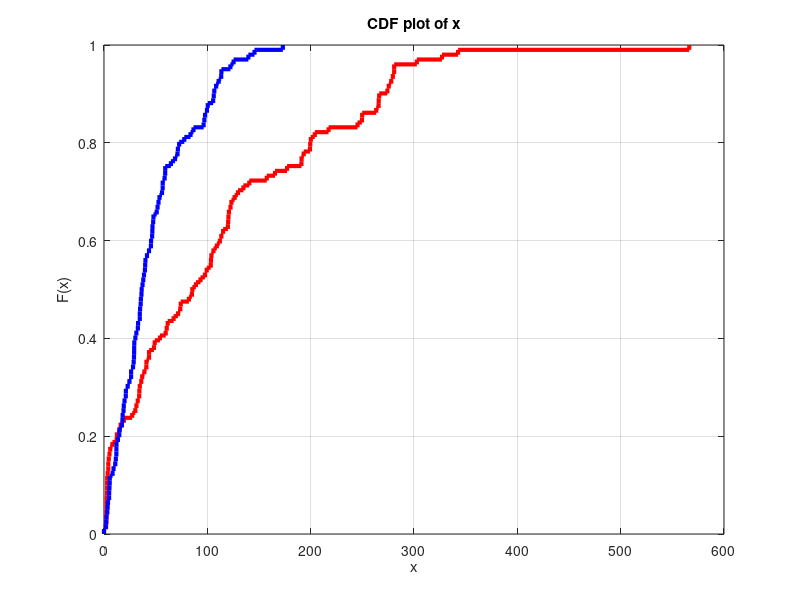

Source code (MATLAB): (Note: this script raises an error after producing the figure.)
%%%%%%%%%%%%%%%%%%%%%%%%%%%%%%%%%%%%%%%%%%%%%%%%%%%%%%%%%%%%%%%%%%%%%%%%%
% cdf for the linear and nonlinear algorithm - 3D
%%%%%%%%%%%%%%%%%%%%%%%%%%%%%%%%%%%%%%%%%%%%%%%%%%%%%%%%%%%%%%%%%%%%%%%%%

clear all; close all; clc;

load('LS_500.mat')
de_lin = de;

load('NLS_500.mat')
de_nonlin = de;

a = cdfplot(de_lin); 
set(a, 'LineStyle', '-', 'Color', 'r','LineWidth',3);
hold on; grid on;
b = cdfplot(de_nonlin)
set(b, 'LineStyle', '-', 'Color', 'b','LineWidth',3);

title('Performance Compare', FontSize=20)
xlabel('Error Distance(m)', FontSize=20)
ylabel('CDF', FontSize=20)

legend("LLS", "NLLS", FontSize=20);
